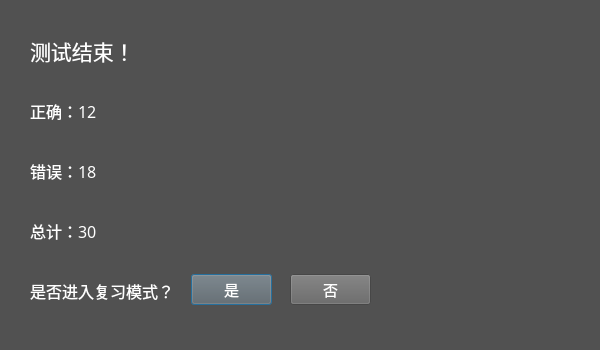
<?xml version="1.0" encoding="UTF-8"?>
<ui version="4.0">
 <class>ChooseReview</class>
 <widget class="QDialog" name="ChooseReview">
  <property name="geometry">
   <rect>
    <x>0</x>
    <y>0</y>
    <width>600</width>
    <height>350</height>
   </rect>
  </property>
  <property name="minimumSize">
   <size>
    <width>600</width>
    <height>350</height>
   </size>
  </property>
  <property name="maximumSize">
   <size>
    <width>600</width>
    <height>350</height>
   </size>
  </property>
  <property name="windowTitle">
   <string>测试结束</string>
  </property>
  <property name="styleSheet">
   <string notr="true">background-color: rgb(81, 81, 81);</string>
  </property>
  <widget class="QLabel" name="labelTitle">
   <property name="geometry">
    <rect>
     <x>30</x>
     <y>30</y>
     <width>121</width>
     <height>41</height>
    </rect>
   </property>
   <property name="font">
    <font>
     <family>等线</family>
     <pointsize>16</pointsize>
    </font>
   </property>
   <property name="styleSheet">
    <string notr="true">color: rgb(255, 255, 255);</string>
   </property>
   <property name="text">
    <string>测试结束！</string>
   </property>
  </widget>
  <widget class="QLabel" name="labelRightNum">
   <property name="geometry">
    <rect>
     <x>30</x>
     <y>90</y>
     <width>121</width>
     <height>41</height>
    </rect>
   </property>
   <property name="font">
    <font>
     <family>等线</family>
     <pointsize>12</pointsize>
    </font>
   </property>
   <property name="styleSheet">
    <string notr="true">color: rgb(255, 255, 255);</string>
   </property>
   <property name="text">
    <string>正确：12</string>
   </property>
  </widget>
  <widget class="QLabel" name="labelWrongNum">
   <property name="geometry">
    <rect>
     <x>30</x>
     <y>150</y>
     <width>121</width>
     <height>41</height>
    </rect>
   </property>
   <property name="font">
    <font>
     <family>等线</family>
     <pointsize>12</pointsize>
    </font>
   </property>
   <property name="styleSheet">
    <string notr="true">color: rgb(255, 255, 255);</string>
   </property>
   <property name="text">
    <string>错误：18</string>
   </property>
  </widget>
  <widget class="QLabel" name="labelTotalNum">
   <property name="geometry">
    <rect>
     <x>30</x>
     <y>210</y>
     <width>121</width>
     <height>41</height>
    </rect>
   </property>
   <property name="font">
    <font>
     <family>等线</family>
     <pointsize>12</pointsize>
    </font>
   </property>
   <property name="styleSheet">
    <string notr="true">color: rgb(255, 255, 255);</string>
   </property>
   <property name="text">
    <string>总计：30</string>
   </property>
  </widget>
  <widget class="QLabel" name="labelReview">
   <property name="geometry">
    <rect>
     <x>30</x>
     <y>260</y>
     <width>271</width>
     <height>61</height>
    </rect>
   </property>
   <property name="font">
    <font>
     <family>等线</family>
     <pointsize>12</pointsize>
    </font>
   </property>
   <property name="styleSheet">
    <string notr="true">color: rgb(255, 255, 255);</string>
   </property>
   <property name="text">
    <string>是否进入复习模式？</string>
   </property>
  </widget>
  <widget class="QPushButton" name="pushButtonYes">
   <property name="geometry">
    <rect>
     <x>191</x>
     <y>274</y>
     <width>81</width>
     <height>31</height>
    </rect>
   </property>
   <property name="font">
    <font>
     <family>等线</family>
     <pointsize>11</pointsize>
    </font>
   </property>
   <property name="styleSheet">
    <string notr="true">background-color: rgb(100, 100, 100);
color: rgb(255, 255, 255);</string>
   </property>
   <property name="text">
    <string>是</string>
   </property>
  </widget>
  <widget class="QPushButton" name="pushButtonNo">
   <property name="geometry">
    <rect>
     <x>290</x>
     <y>274</y>
     <width>81</width>
     <height>31</height>
    </rect>
   </property>
   <property name="font">
    <font>
     <family>等线</family>
     <pointsize>11</pointsize>
    </font>
   </property>
   <property name="styleSheet">
    <string notr="true">background-color: rgb(100, 100, 100);
color: rgb(255, 255, 255);</string>
   </property>
   <property name="text">
    <string>否</string>
   </property>
  </widget>
 </widget>
 <resources/>
 <connections/>
</ui>
